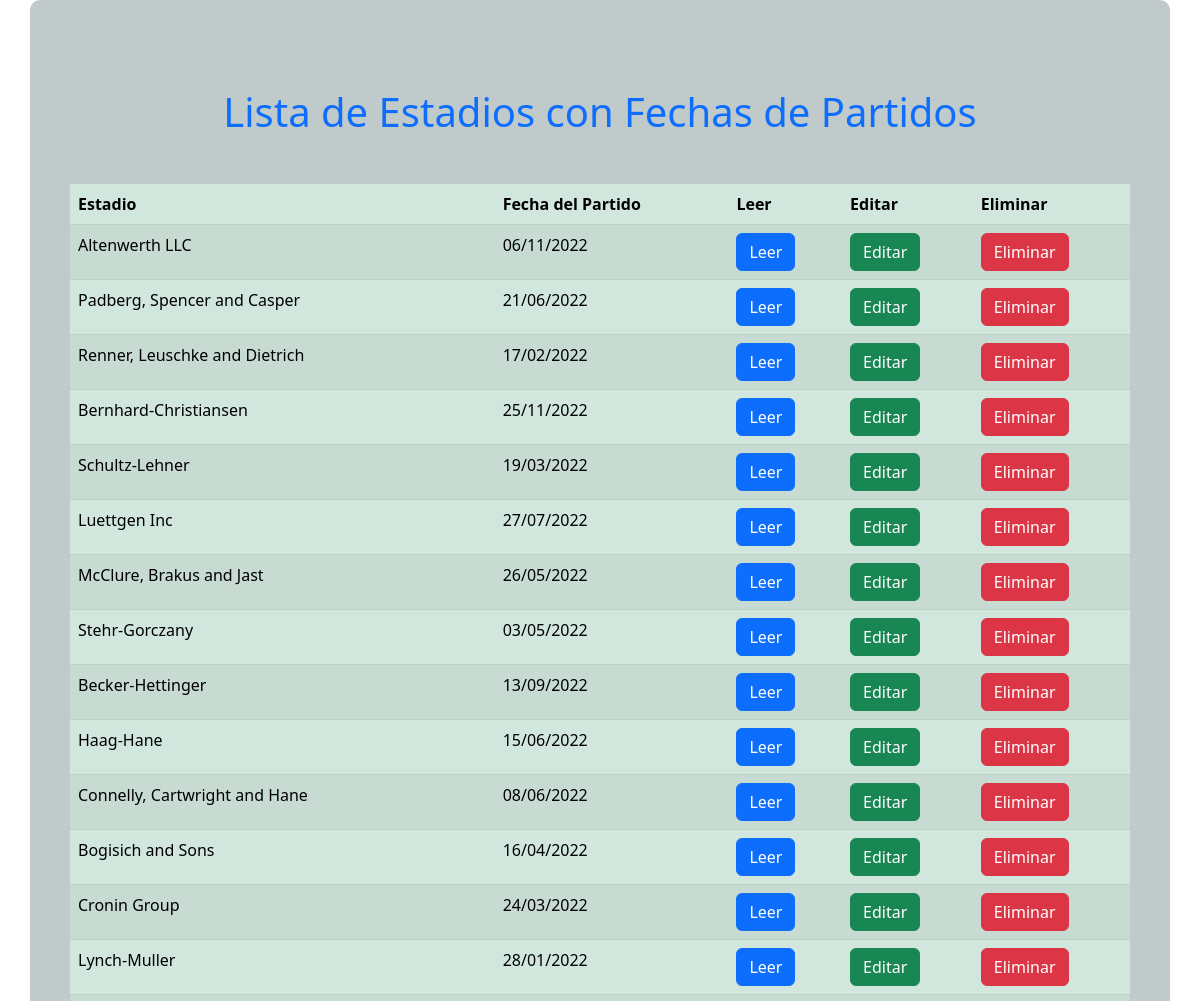
Before: / (upper part) with the older database file.
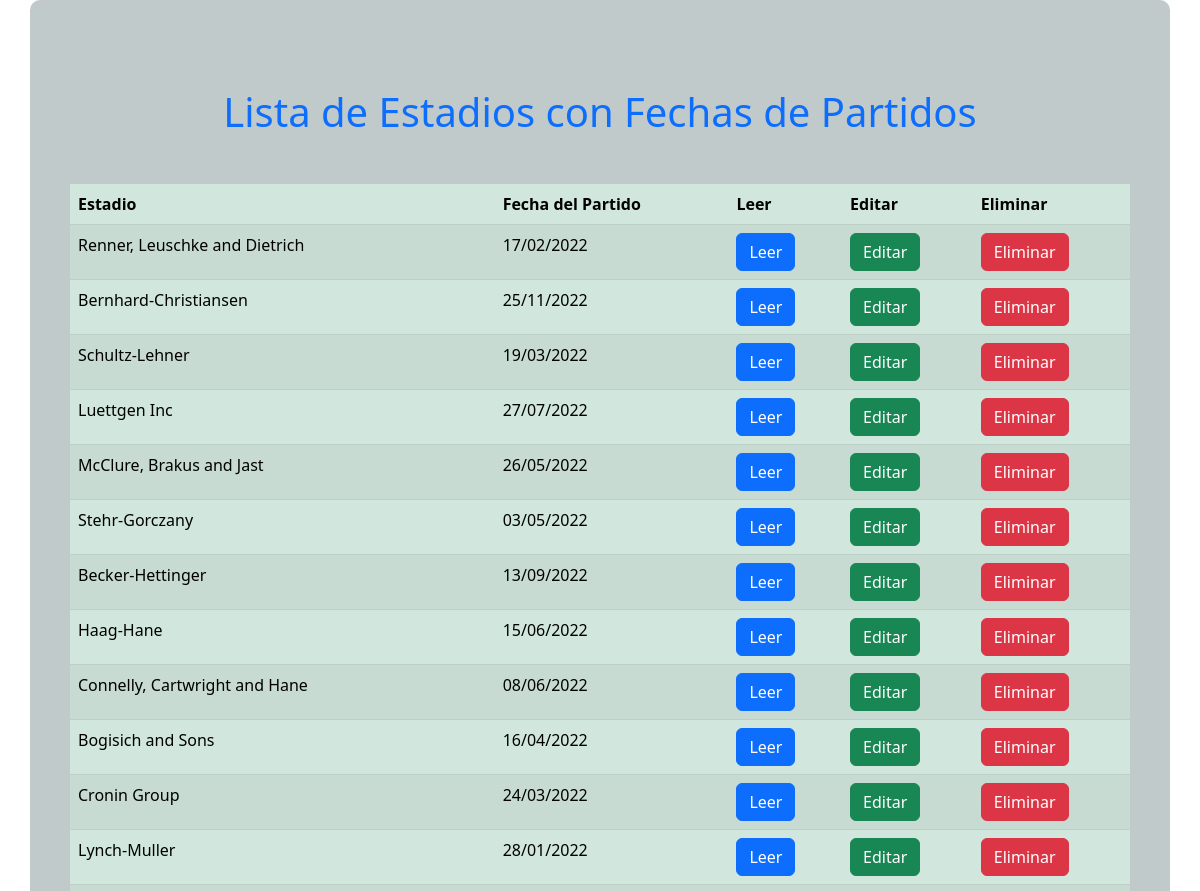
After: the same page with the newer database file.
### models/models.py (models this page shows, shortened)
class Partido(db.Model):
    __tablename__ = 'partidos' # nombre de la tabla
    id = db.Column(db.Integer, primary_key=True)
    estadio = db.Column(db.String(50), nullable=False)
    fecha = db.Column(db.String(10), nullable=False)
    clubA = db.Column(db.String(25), nullable=False)
    clubB = db.Column(db.String(25), nullable=False)
    resultado = db.Column(db.String(3), nullable=False)

### app.py (the view)
@app.route('/')
def index():
    partidos_db = Partido.query.all()
    return render_template('index.html', partidos=partidos_db)

### templates/index.html (shortened to what this page needs)
{% extends 'layout.html' %}
{% block main %}
    <h1 class="text-center mt-5 mb-5 text-primary">Lista de Estadios con Fechas de Partidos</h1>
    <table class="table table-success table-striped">
        <thead>
        <tr>
            <th>Estadio</th>
            <th>Fecha del Partido</th>
            <th>Leer</th>
            <th>Editar</th>
            <th>Eliminar</th>
        </tr>
        </thead>
        <tbody>
        {% for partido in partidos %}
        <tr>
            <td>{{ partido.estadio }}</td>
            <td>{{ partido.fecha }}</td>
            <td>
                <a class="btn btn-primary" href="/read/{{ partido.id }}">Leer</a>
            </td>
            <td>
                <a class="btn btn-success" href="/edit/{{ partido.id }}">Editar</a>
            </td>
            <td>
                <a class="btn btn-danger" href="/delete/{{ partido.id }}">Eliminar</a>
            </td>
        </tr>
        {% endfor %}
        </tbody>
    </table>
{% endblock main %}

### templates/layout.html (shortened to what this page needs)
<!DOCTYPE html>
<html-- lang="en">
<head>
    <link rel="stylesheet" href="static/css/style.css">
    <link href="https://cdn.jsdelivr.net/npm/bootstrap@5.2.3/dist/css/bootstrap.min.css" rel="stylesheet">
    <link rel="stylesheet" href="static/css/style.css">
</head>
<body>
   <div class="container">
   {% block main %}
   {% endblock main %}
   </div>
</body>
</html

### static/css/style.css (style rules this page uses)
.container { background-color: rgb(193, 202, 202); padding: 40px; border: 10px; border-radius: 10px; }

Changed rows visible on the page:
removed Partido: estadio "Altenwerth LLC", fecha "06/11/2022"
removed Partido: estadio "Padberg, Spencer and Casper", fecha "21/06/2022"
